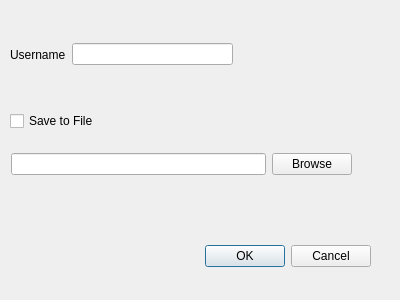
<?xml version="1.0" encoding="UTF-8"?>
<ui version="4.0">
 <class>OptionsDialog</class>
 <widget class="QDialog" name="OptionsDialog">
  <property name="geometry">
   <rect>
    <x>0</x>
    <y>0</y>
    <width>400</width>
    <height>300</height>
   </rect>
  </property>
  <property name="windowTitle">
   <string>Dialog</string>
  </property>
  <widget class="QDialogButtonBox" name="browse">
   <property name="geometry">
    <rect>
     <x>30</x>
     <y>240</y>
     <width>341</width>
     <height>32</height>
    </rect>
   </property>
   <property name="orientation">
    <enum>Qt::Horizontal</enum>
   </property>
   <property name="standardButtons">
    <set>QDialogButtonBox::Cancel|QDialogButtonBox::Ok</set>
   </property>
  </widget>
  <widget class="QCheckBox" name="save">
   <property name="geometry">
    <rect>
     <x>10</x>
     <y>110</y>
     <width>111</width>
     <height>22</height>
    </rect>
   </property>
   <property name="text">
    <string>Save to File</string>
   </property>
  </widget>
  <widget class="QWidget" name="">
   <property name="geometry">
    <rect>
     <x>11</x>
     <y>150</y>
     <width>341</width>
     <height>29</height>
    </rect>
   </property>
   <layout class="QHBoxLayout" name="horizontalLayout">
    <item>
     <widget class="QLineEdit" name="filename"/>
    </item>
    <item>
     <widget class="QPushButton" name="pushButton">
      <property name="text">
       <string>Browse</string>
      </property>
     </widget>
    </item>
   </layout>
  </widget>
  <widget class="QWidget" name="">
   <property name="geometry">
    <rect>
     <x>10</x>
     <y>40</y>
     <width>223</width>
     <height>29</height>
    </rect>
   </property>
   <layout class="QHBoxLayout" name="horizontalLayout_2">
    <item>
     <widget class="QLabel" name="userLabel">
      <property name="text">
       <string>Username</string>
      </property>
     </widget>
    </item>
    <item>
     <widget class="QLineEdit" name="username"/>
    </item>
   </layout>
  </widget>
 </widget>
 <resources/>
 <connections>
  <connection>
   <sender>browse</sender>
   <signal>accepted()</signal>
   <receiver>OptionsDialog</receiver>
   <slot>accept()</slot>
   <hints>
    <hint type="sourcelabel">
     <x>248</x>
     <y>254</y>
    </hint>
    <hint type="destinationlabel">
     <x>157</x>
     <y>274</y>
    </hint>
   </hints>
  </connection>
  <connection>
   <sender>browse</sender>
   <signal>rejected()</signal>
   <receiver>OptionsDialog</receiver>
   <slot>reject()</slot>
   <hints>
    <hint type="sourcelabel">
     <x>316</x>
     <y>260</y>
    </hint>
    <hint type="destinationlabel">
     <x>286</x>
     <y>274</y>
    </hint>
   </hints>
  </connection>
 </connections>
</ui>
